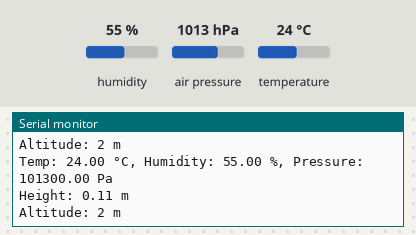
The sketch below on a simulated Arduino Uno, built for the host (arithmetic inside an expression is 32-bit, double 64-bit). Parts: the last lines printed to the serial monitor. Inputs (shaded band) come from the test bench; at power-on: humidity 55 %, air pressure 1013 hPa, temperature 24 °C.

Above: at 1.2 s.
1.3 s: humidity set to 22 %
At 2.6 s:
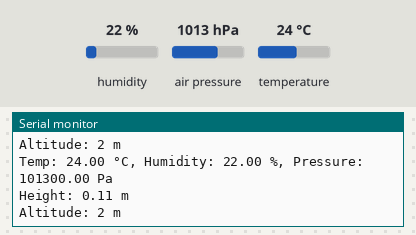
2.8 s: air pressure set to 952 hPa
At 3.6 s:
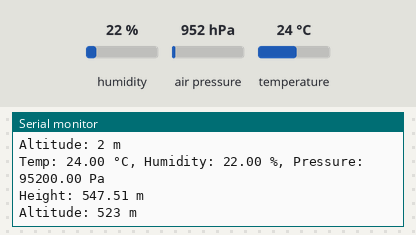
4.3 s: temperature set to 12 °C
At 5.5 s:
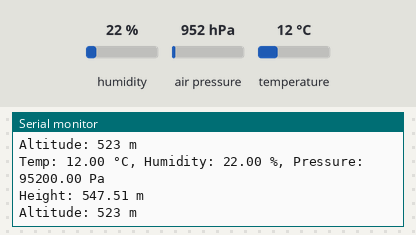

Measured:
- after the input at 1.3 s, the serial monitor: prints a new line after 0.71 s (image 1)
- after the input at 2.8 s, the serial monitor: prints a new line after 0.22 s (image 2)
- after the input at 4.3 s, the serial monitor: prints a new line after 0.73 s (image 3)

The sketch:

BME280_height_calculate.ino
```cpp
#include <SparkFunBME280.h>

const int SPI_CS_PIN = 10;
BME280 sensor;

static const float pressure_on_the_ground = 101301.21; //高度計算用の地上の気圧(Pa)
static const float temperature_on_the_ground = 29.60; //高度計算用の地上の気温(℃)
static const float temperature_correction = 273.15;

void setup()
{
    Serial.begin(115200);
    sensor.beginSPI(SPI_CS_PIN);
}

float temepratureK;
float pressure;
float height;

void loop()
{
    Serial.print("Temp: ");
    Serial.print(sensor.readTempC());

    Serial.print(" °C, Humidity: ");
    Serial.print(sensor.readFloatHumidity());

    Serial.print(" %, Pressure: ");
    Serial.print(sensor.readFloatPressure());
    Serial.println(" Pa");

    pressure = sensor.readFloatPressure();
    height = (1-pow(pressure/pressure_on_the_ground,0.19035714))/0.0065*(temperature_on_the_ground+temperature_correction);
    Serial.print("Height: ");
    Serial.print(height);
    Serial.println(" m");

    Serial.print("Altitude: ");
    Serial.print(sensor.readFloatAltitudeMeters(), 0);
    Serial.println(" m");

    delay(1000);
}
```
